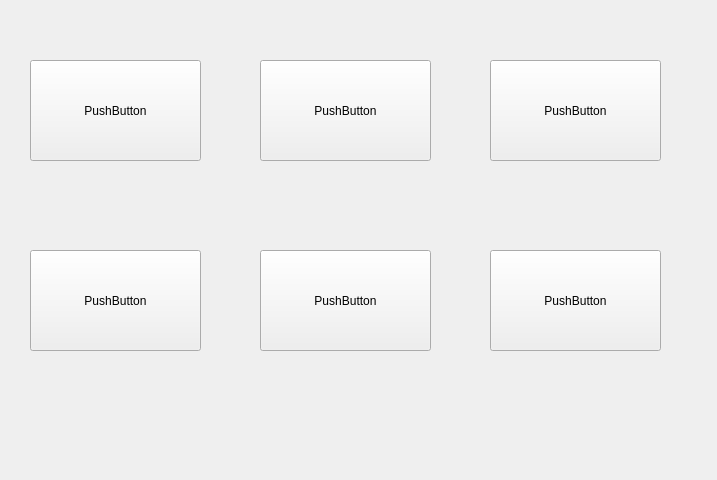
<?xml version="1.0" encoding="UTF-8"?>
<ui version="4.0">
 <class>mainprogram</class>
 <widget class="QWidget" name="mainprogram">
  <property name="geometry">
   <rect>
    <x>0</x>
    <y>0</y>
    <width>717</width>
    <height>480</height>
   </rect>
  </property>
  <property name="windowTitle">
   <string>Form</string>
  </property>
  <widget class="QPushButton" name="pushButton">
   <property name="geometry">
    <rect>
     <x>30</x>
     <y>60</y>
     <width>171</width>
     <height>101</height>
    </rect>
   </property>
   <property name="text">
    <string>PushButton</string>
   </property>
  </widget>
  <widget class="QPushButton" name="pushButton_2">
   <property name="geometry">
    <rect>
     <x>260</x>
     <y>60</y>
     <width>171</width>
     <height>101</height>
    </rect>
   </property>
   <property name="text">
    <string>PushButton</string>
   </property>
  </widget>
  <widget class="QPushButton" name="pushButton_3">
   <property name="geometry">
    <rect>
     <x>490</x>
     <y>60</y>
     <width>171</width>
     <height>101</height>
    </rect>
   </property>
   <property name="text">
    <string>PushButton</string>
   </property>
  </widget>
  <widget class="QPushButton" name="pushButton_4">
   <property name="geometry">
    <rect>
     <x>30</x>
     <y>250</y>
     <width>171</width>
     <height>101</height>
    </rect>
   </property>
   <property name="text">
    <string>PushButton</string>
   </property>
  </widget>
  <widget class="QPushButton" name="pushButton_5">
   <property name="geometry">
    <rect>
     <x>490</x>
     <y>250</y>
     <width>171</width>
     <height>101</height>
    </rect>
   </property>
   <property name="text">
    <string>PushButton</string>
   </property>
  </widget>
  <widget class="QPushButton" name="pushButton_6">
   <property name="geometry">
    <rect>
     <x>260</x>
     <y>250</y>
     <width>171</width>
     <height>101</height>
    </rect>
   </property>
   <property name="text">
    <string>PushButton</string>
   </property>
  </widget>
 </widget>
 <resources/>
 <connections/>
</ui>
